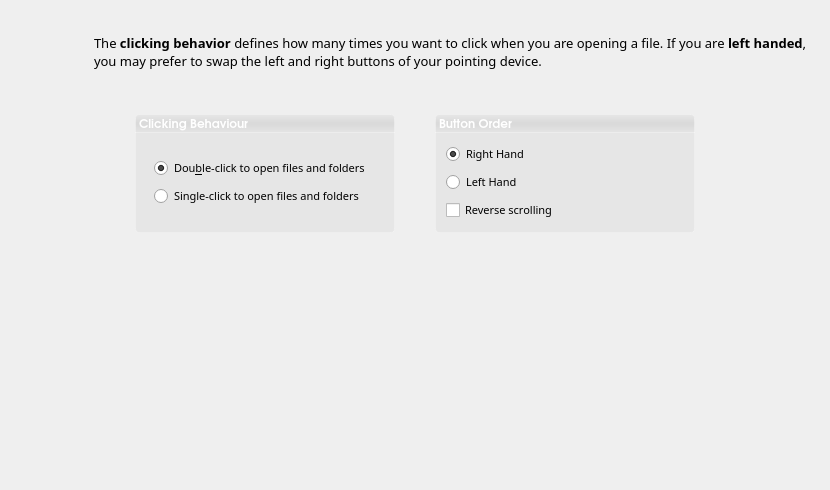
<?xml version="1.0" encoding="UTF-8"?>
<ui version="4.0">
 <class>mouseWidget</class>
 <widget class="QWidget" name="mouseWidget">
  <property name="geometry">
   <rect>
    <x>0</x>
    <y>0</y>
    <width>830</width>
    <height>490</height>
   </rect>
  </property>
  <property name="windowTitle">
   <string>Mouse</string>
  </property>
  <property name="styleSheet">
   <string notr="true"/>
  </property>
  <layout class="QGridLayout" name="gridLayout">
   <property name="margin">
    <number>20</number>
   </property>
   <property name="spacing">
    <number>0</number>
   </property>
   <item row="0" column="0">
    <widget class="QLabel" name="label_3">
     <property name="minimumSize">
      <size>
       <width>64</width>
       <height>64</height>
      </size>
     </property>
     <property name="maximumSize">
      <size>
       <width>64</width>
       <height>64</height>
      </size>
     </property>
     <property name="text">
      <string/>
     </property>
     <property name="pixmap">
      <pixmap resource="../data/kaptan.qrc">:/raw/pixmap/preferences-desktop-peripherals.png</pixmap>
     </property>
    </widget>
   </item>
   <item row="0" column="1">
    <widget class="QLabel" name="description">
     <property name="minimumSize">
      <size>
       <width>300</width>
       <height>0</height>
      </size>
     </property>
     <property name="font">
      <font>
       <family>Sans Serif</family>
       <pointsize>10</pointsize>
      </font>
     </property>
     <property name="styleSheet">
      <string notr="true"/>
     </property>
     <property name="text">
      <string>The &lt;b&gt;clicking behavior&lt;/b&gt; defines how many times you want to click when you are opening a file. If you are &lt;b&gt;left handed&lt;/b&gt;, you may prefer to swap the left and right buttons of your pointing device.</string>
     </property>
     <property name="wordWrap">
      <bool>true</bool>
     </property>
     <property name="indent">
      <number>10</number>
     </property>
    </widget>
   </item>
   <item row="1" column="0">
    <spacer name="verticalSpacer_4">
     <property name="orientation">
      <enum>Qt::Vertical</enum>
     </property>
     <property name="sizeType">
      <enum>QSizePolicy::Fixed</enum>
     </property>
     <property name="sizeHint" stdset="0">
      <size>
       <width>20</width>
       <height>30</height>
      </size>
     </property>
    </spacer>
   </item>
   <item row="2" column="0" colspan="2">
    <layout class="QVBoxLayout" name="verticalLayout">
     <item>
      <layout class="QHBoxLayout" name="horizontalLayout_2">
       <item>
        <spacer name="horizontalSpacer_3">
         <property name="orientation">
          <enum>Qt::Horizontal</enum>
         </property>
         <property name="sizeType">
          <enum>QSizePolicy::Expanding</enum>
         </property>
         <property name="sizeHint" stdset="0">
          <size>
           <width>20</width>
           <height>20</height>
          </size>
         </property>
        </spacer>
       </item>
       <item>
        <layout class="QVBoxLayout" name="verticalLayout_2">
         <property name="spacing">
          <number>0</number>
         </property>
         <item>
          <widget class="QLabel" name="label">
           <property name="minimumSize">
            <size>
             <width>260</width>
             <height>0</height>
            </size>
           </property>
           <property name="font">
            <font>
             <family>URW Gothic L</family>
             <pointsize>9</pointsize>
             <weight>75</weight>
             <bold>true</bold>
             <underline>false</underline>
            </font>
           </property>
           <property name="styleSheet">
            <string notr="true">background-color: qlineargradient(spread:repeat, x1:0, y1:0, x2:0, y2:1, stop:0 rgba(27, 27, 27, 10), stop:0.510753 rgba(9, 9, 9, 25), stop:1 rgba(0, 0, 0, 10));
color:rgb(255,255,255);
/*qlineargradient(spread:pad, x1:0.5, y1:1, x2:0.5, y2:0, stop:0 rgba(183, 100, 124, 255), stop:0.0212465 rgba(91, 33, 50, 255), stop:0.521739 rgba(152, 86, 105, 255), stop:0.527174 rgba(155, 98, 115, 255), stop:0.983696 rgba(184, 141, 153, 255), stop:1 rgba(220, 173, 186, 255));*/
/*background-color: qlineargradient(spread:pad, x1:1, y1:1, x2:0, y2:0, stop:0 rgba(219, 219, 219, 100), stop:1 rgba(255, 255, 255, 100));*/
border: 1px solid rgba(255,255,255,50);
border-top-left-radius: 4px;
border-top-right-radius: 4px;</string>
           </property>
           <property name="text">
            <string>Clicking Behaviour</string>
           </property>
           <property name="margin">
            <number>5</number>
           </property>
          </widget>
         </item>
         <item>
          <widget class="QGroupBox" name="groupBox">
           <property name="sizePolicy">
            <sizepolicy hsizetype="Fixed" vsizetype="Fixed">
             <horstretch>0</horstretch>
             <verstretch>0</verstretch>
            </sizepolicy>
           </property>
           <property name="minimumSize">
            <size>
             <width>260</width>
             <height>100</height>
            </size>
           </property>
           <property name="maximumSize">
            <size>
             <width>16777215</width>
             <height>100</height>
            </size>
           </property>
           <property name="styleSheet">
            <string notr="true">QGroupBox{
background-color:rgba(0, 0, 0, 10);
border: 1px solid rgba(255,255,255,50);
border-top:0px;
border-bottom-left-radius: 4px;
border-bottom-right-radius: 4px;
}</string>
           </property>
           <property name="title">
            <string/>
           </property>
           <layout class="QGridLayout" name="gridLayout_2">
            <property name="leftMargin">
             <number>10</number>
            </property>
            <property name="topMargin">
             <number>10</number>
            </property>
            <property name="rightMargin">
             <number>15</number>
            </property>
            <property name="bottomMargin">
             <number>10</number>
            </property>
            <item row="3" column="0">
             <widget class="QRadioButton" name="singleClick">
              <property name="enabled">
               <bool>true</bool>
              </property>
              <property name="sizePolicy">
               <sizepolicy hsizetype="Fixed" vsizetype="Fixed">
                <horstretch>0</horstretch>
                <verstretch>0</verstretch>
               </sizepolicy>
              </property>
              <property name="font">
               <font>
                <family>Sans Serif</family>
                <pointsize>8</pointsize>
               </font>
              </property>
              <property name="mouseTracking">
               <bool>true</bool>
              </property>
              <property name="text">
               <string>Single-click to open files and folders</string>
              </property>
              <property name="checked">
               <bool>false</bool>
              </property>
             </widget>
            </item>
            <item row="2" column="0">
             <widget class="QRadioButton" name="DoubleClick">
              <property name="sizePolicy">
               <sizepolicy hsizetype="Fixed" vsizetype="Fixed">
                <horstretch>0</horstretch>
                <verstretch>0</verstretch>
               </sizepolicy>
              </property>
              <property name="font">
               <font>
                <family>Sans Serif</family>
                <pointsize>8</pointsize>
                <weight>50</weight>
                <italic>false</italic>
                <bold>false</bold>
                <underline>false</underline>
                <strikeout>false</strikeout>
                <kerning>true</kerning>
               </font>
              </property>
              <property name="text">
               <string>Dou&amp;ble-click to open files and folders</string>
              </property>
              <property name="checked">
               <bool>true</bool>
              </property>
             </widget>
            </item>
            <item row="4" column="0">
             <spacer name="verticalSpacer">
              <property name="orientation">
               <enum>Qt::Vertical</enum>
              </property>
              <property name="sizeHint" stdset="0">
               <size>
                <width>20</width>
                <height>40</height>
               </size>
              </property>
             </spacer>
            </item>
            <item row="1" column="0">
             <spacer name="verticalSpacer_2">
              <property name="orientation">
               <enum>Qt::Vertical</enum>
              </property>
              <property name="sizeType">
               <enum>QSizePolicy::Expanding</enum>
              </property>
              <property name="sizeHint" stdset="0">
               <size>
                <width>20</width>
                <height>40</height>
               </size>
              </property>
             </spacer>
            </item>
           </layout>
          </widget>
         </item>
         <item>
          <spacer name="verticalSpacer_5">
           <property name="orientation">
            <enum>Qt::Vertical</enum>
           </property>
           <property name="sizeType">
            <enum>QSizePolicy::Expanding</enum>
           </property>
           <property name="sizeHint" stdset="0">
            <size>
             <width>20</width>
             <height>30</height>
            </size>
           </property>
          </spacer>
         </item>
        </layout>
       </item>
       <item>
        <spacer name="horizontalSpacer">
         <property name="orientation">
          <enum>Qt::Horizontal</enum>
         </property>
         <property name="sizeType">
          <enum>QSizePolicy::Fixed</enum>
         </property>
         <property name="sizeHint" stdset="0">
          <size>
           <width>40</width>
           <height>20</height>
          </size>
         </property>
        </spacer>
       </item>
       <item>
        <layout class="QVBoxLayout" name="verticalLayout_3">
         <property name="spacing">
          <number>0</number>
         </property>
         <item>
          <widget class="QLabel" name="label_2">
           <property name="minimumSize">
            <size>
             <width>260</width>
             <height>0</height>
            </size>
           </property>
           <property name="font">
            <font>
             <family>URW Gothic L</family>
             <pointsize>9</pointsize>
             <weight>75</weight>
             <bold>true</bold>
             <underline>false</underline>
            </font>
           </property>
           <property name="styleSheet">
            <string notr="true">background-color: qlineargradient(spread:repeat, x1:0, y1:0, x2:0, y2:1, stop:0 rgba(27, 27, 27, 10), stop:0.510753 rgba(9, 9, 9, 25), stop:1 rgba(0, 0, 0, 10));
color:rgb(255,255,255);
/*qlineargradient(spread:pad, x1:0.5, y1:1, x2:0.5, y2:0, stop:0 rgba(183, 100, 124, 255), stop:0.0212465 rgba(91, 33, 50, 255), stop:0.521739 rgba(152, 86, 105, 255), stop:0.527174 rgba(155, 98, 115, 255), stop:0.983696 rgba(184, 141, 153, 255), stop:1 rgba(220, 173, 186, 255));*/
/*background-color: qlineargradient(spread:pad, x1:1, y1:1, x2:0, y2:0, stop:0 rgba(219, 219, 219, 100), stop:1 rgba(255, 255, 255, 100));*/
border: 1px solid rgba(255,255,255,50);
border-top-left-radius: 4px;
border-top-right-radius: 4px;</string>
           </property>
           <property name="text">
            <string>Button Order</string>
           </property>
           <property name="margin">
            <number>5</number>
           </property>
          </widget>
         </item>
         <item>
          <widget class="QGroupBox" name="groupBox_2">
           <property name="minimumSize">
            <size>
             <width>260</width>
             <height>100</height>
            </size>
           </property>
           <property name="maximumSize">
            <size>
             <width>16777215</width>
             <height>100</height>
            </size>
           </property>
           <property name="styleSheet">
            <string notr="true">QGroupBox{
background-color:rgba(0, 0, 0, 10);
border: 1px solid rgba(255,255,255,50);
border-top:0px;
border-bottom-left-radius: 4px;
border-bottom-right-radius: 4px;
}
</string>
           </property>
           <property name="title">
            <string/>
           </property>
           <layout class="QGridLayout" name="gridLayout_4">
            <property name="leftMargin">
             <number>10</number>
            </property>
            <property name="topMargin">
             <number>10</number>
            </property>
            <property name="rightMargin">
             <number>15</number>
            </property>
            <property name="bottomMargin">
             <number>10</number>
            </property>
            <item row="0" column="0">
             <widget class="QRadioButton" name="radioButtonRightHand">
              <property name="font">
               <font>
                <family>Sans Serif</family>
                <pointsize>8</pointsize>
               </font>
              </property>
              <property name="styleSheet">
               <string notr="true"/>
              </property>
              <property name="text">
               <string>Right Hand</string>
              </property>
              <property name="checked">
               <bool>true</bool>
              </property>
             </widget>
            </item>
            <item row="1" column="0">
             <widget class="QRadioButton" name="radioButtonLeftHand">
              <property name="font">
               <font>
                <family>Sans Serif</family>
                <pointsize>8</pointsize>
               </font>
              </property>
              <property name="text">
               <string>Left Hand</string>
              </property>
             </widget>
            </item>
            <item row="2" column="0">
             <widget class="QCheckBox" name="checkReverse">
              <property name="font">
               <font>
                <family>Sans Serif</family>
                <pointsize>8</pointsize>
               </font>
              </property>
              <property name="styleSheet">
               <string notr="true"/>
              </property>
              <property name="text">
               <string>Reverse scrolling</string>
              </property>
             </widget>
            </item>
           </layout>
          </widget>
         </item>
         <item>
          <spacer name="verticalSpacer_6">
           <property name="orientation">
            <enum>Qt::Vertical</enum>
           </property>
           <property name="sizeType">
            <enum>QSizePolicy::Expanding</enum>
           </property>
           <property name="sizeHint" stdset="0">
            <size>
             <width>20</width>
             <height>30</height>
            </size>
           </property>
          </spacer>
         </item>
        </layout>
       </item>
       <item>
        <spacer name="horizontalSpacer_2">
         <property name="orientation">
          <enum>Qt::Horizontal</enum>
         </property>
         <property name="sizeType">
          <enum>QSizePolicy::Expanding</enum>
         </property>
         <property name="sizeHint" stdset="0">
          <size>
           <width>20</width>
           <height>20</height>
          </size>
         </property>
        </spacer>
       </item>
      </layout>
     </item>
    </layout>
   </item>
  </layout>
 </widget>
 <resources>
  <include location="../data/kaptan.qrc"/>
 </resources>
 <connections/>
</ui>
